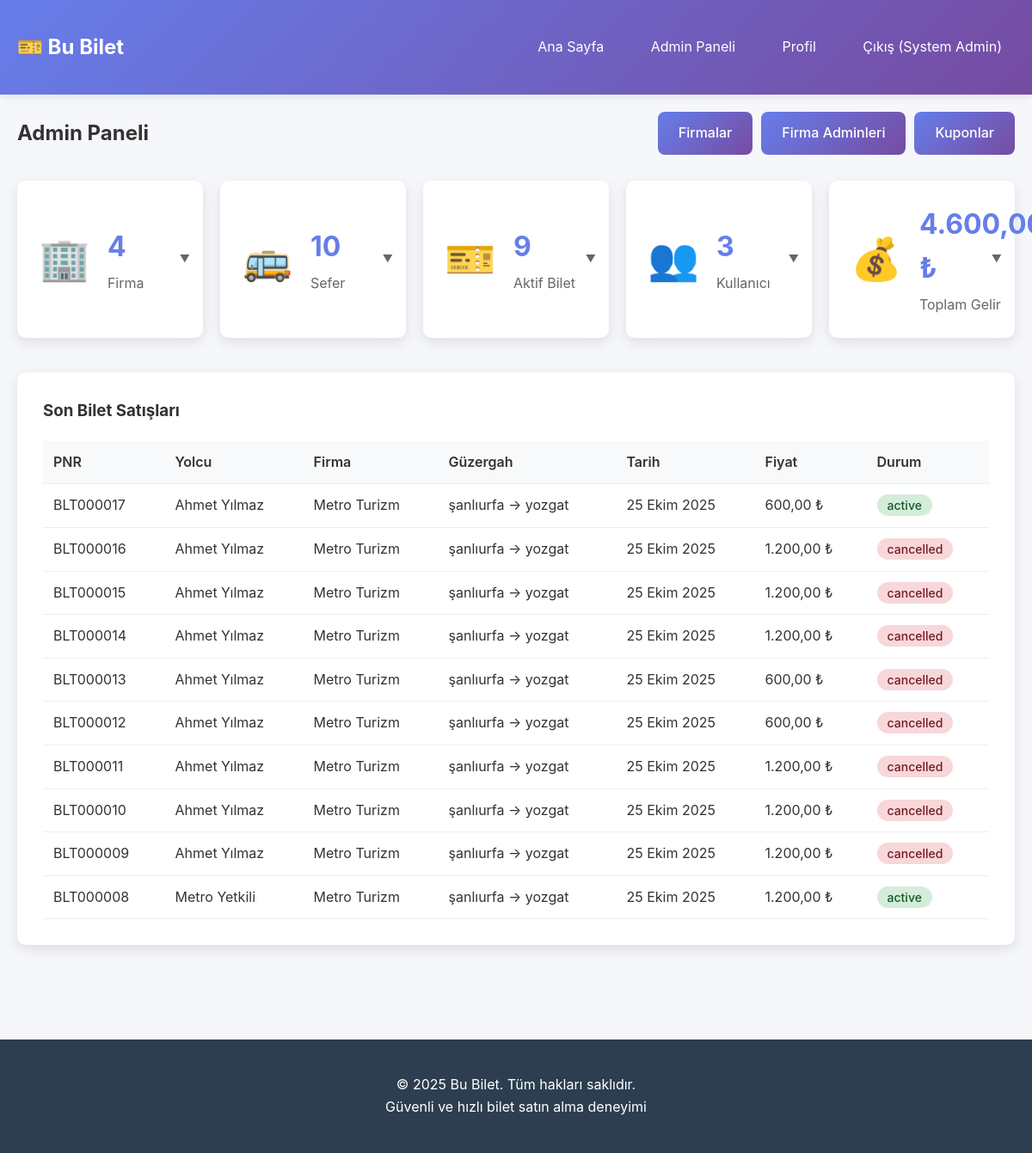
/admin/index.php (signed in), run on the app's committed database.
### tables this page shows
CREATE TABLE tickets (
        id INTEGER PRIMARY KEY AUTOINCREMENT,
        user_id INTEGER NOT NULL,
        trip_id INTEGER NOT NULL,
        seat_number INTEGER NOT NULL,
        price REAL NOT NULL,
        status TEXT DEFAULT 'active',
        coupon_code TEXT,
        discount_amount REAL DEFAULT 0,
        booking_date DATETIME DEFAULT CURRENT_TIMESTAMP,
        FOREIGN KEY (user_id) REFERENCES users(id),
        FOREIGN KEY (trip_id) REFERENCES trips(id)
    );

CREATE TABLE users (
        id INTEGER PRIMARY KEY AUTOINCREMENT,
        email TEXT UNIQUE NOT NULL,
        password TEXT NOT NULL,
        name TEXT NOT NULL,
        phone TEXT,
        role TEXT DEFAULT 'user',
        company_id INTEGER,
        balance REAL DEFAULT 1000.00,
        created_at DATETIME DEFAULT CURRENT_TIMESTAMP,
        FOREIGN KEY (company_id) REFERENCES companies(id)
    );

CREATE TABLE companies (
        id INTEGER PRIMARY KEY AUTOINCREMENT,
        name TEXT UNIQUE NOT NULL,
        logo TEXT,
        phone TEXT,
        email TEXT,
        created_at DATETIME DEFAULT CURRENT_TIMESTAMP
    );

CREATE TABLE trips (
        id INTEGER PRIMARY KEY AUTOINCREMENT,
        company_id INTEGER NOT NULL,
        departure_city TEXT NOT NULL,
        arrival_city TEXT NOT NULL,
        departure_date DATE NOT NULL,
        departure_time TIME NOT NULL,
        arrival_time TIME NOT NULL,
        price REAL NOT NULL,
        total_seats INTEGER DEFAULT 45,
        available_seats INTEGER DEFAULT 45,
        bus_plate TEXT,
        created_at DATETIME DEFAULT CURRENT_TIMESTAMP,
        FOREIGN KEY (company_id) REFERENCES companies(id)
    );

### includes/functions.php (called while the page is built, shortened)
<?php
function formatPrice($price) {
    return number_format($price, 2, ',', '.') . ' ₺';
}
function formatDate($date) {
    $months = [
        'January' => 'Ocak', 'February' => 'Şubat', 'March' => 'Mart',
        'April' => 'Nisan', 'May' => 'Mayıs', 'June' => 'Haziran',
        'July' => 'Temmuz', 'August' => 'Ağustos', 'September' => 'Eylül',
        'October' => 'Ekim', 'November' => 'Kasım', 'December' => 'Aralık'
    ];
    $timestamp = strtotime($date);
    $formatted = date('d F Y', $timestamp);
    foreach ($months as $eng => $tr) {
        $formatted = str_replace($eng, $tr, $formatted);
    }
    return $formatted;
}
?>

### admin/index.php (the view, shortened to what this page needs)
<?php
require_once '../includes/db.php';
require_once '../includes/functions.php';
$stats = [
    'companies' => $db->querySingle("SELECT COUNT(*) FROM companies"),
    'trips' => $db->querySingle("SELECT COUNT(*) FROM trips"),
    'tickets' => $db->querySingle("SELECT COUNT(*) FROM tickets WHERE status = 'active'"),
    'users' => $db->querySingle("SELECT COUNT(*) FROM users WHERE role = 'user'"),
    'revenue' => $db->querySingle("SELECT SUM(price) FROM tickets WHERE status = 'active'")
];
$recentTickets = $db->query("
    SELECT tk.*, u.name as user_name, t.departure_city, t.arrival_city,
           t.departure_date, c.name as company_name
    FROM tickets tk
    JOIN users u ON tk.user_id = u.id
    JOIN trips t ON tk.trip_id = t.id
    JOIN companies c ON t.company_id = c.id
    ORDER BY tk.booking_date DESC
    LIMIT 10
");
?>
<!DOCTYPE html>
<html lang="tr">
<head>
    <link rel="stylesheet" href="../assets/css/style.css">
</head>
<body>
    <?php include '../includes/header.php'; ?>
    <div class="container">
        <div class="admin-header">
            <h2>Admin Paneli</h2>
            <div class="admin-nav">
                <a href="companies.php" class="btn btn-primary">Firmalar</a>
                <a href="company-admins.php" class="btn btn-primary">Firma Adminleri</a>
                <a href="coupons.php" class="btn btn-primary">Kuponlar</a>
            </div>
        </div>
        <div class="stats-grid">
            <div class="stat-card clickable" onclick="toggleDetail('companies-detail')">
                <div class="stat-icon">🏢</div>
                <div class="stat-info">
                    <h3><?= $stats['companies'] ?></h3>
                    <p>Firma</p>
                </div>
                <div class="stat-arrow">▼</div>
            </div>
            <div class="stat-card clickable" onclick="toggleDetail('trips-detail')">
                <div class="stat-icon">🚌</div>
                <div class="stat-info">
                    <h3><?= $stats['trips'] ?></h3>
                    <p>Sefer</p>
                </div>
                <div class="stat-arrow">▼</div>
            </div>
            <div class="stat-card clickable" onclick="toggleDetail('tickets-detail')">
                <div class="stat-icon">🎫</div>
                <div class="stat-info">
                    <h3><?= $stats['tickets'] ?></h3>
                    <p>Aktif Bilet</p>
                </div>
                <div class="stat-arrow">▼</div>
            </div>
            <div class="stat-card clickable" onclick="toggleDetail('users-detail')">
                <div class="stat-icon">👥</div>
                <div class="stat-info">
                    <h3><?= $stats['users'] ?></h3>
                    <p>Kullanıcı</p>
                </div>
                <div class="stat-arrow">▼</div>
            </div>
            <div class="stat-card clickable" onclick="toggleDetail('revenue-detail')">
                <div class="stat-icon">💰</div>
                <div class="stat-info">
                    <h3><?= formatPrice($stats['revenue'] ?: 0) ?></h3>
                    <p>Toplam Gelir</p>
                </div>
                <div class="stat-arrow">▼</div>
            </div>
        </div>
        <div class="admin-section">
            <h3>Son Bilet Satışları</h3>
            <div class="table-responsive">
                <table class="admin-table">
                    <thead>
                        <tr>
                            <th>PNR</th>
                            <th>Yolcu</th>
                            <th>Firma</th>
                            <th>Güzergah</th>
                            <th>Tarih</th>
                            <th>Fiyat</th>
                            <th>Durum</th>
                        </tr>
                    </thead>
                    <tbody>
                        <?php while ($ticket = $recentTickets->fetchArray(SQLITE3_ASSOC)): ?>
                        <tr>
                            <td>BLT<?= str_pad($ticket['id'], 6, '0', STR_PAD_LEFT) ?></td>
                            <td><?= htmlspecialchars($ticket['user_name']) ?></td>
                            <td><?= htmlspecialchars($ticket['company_name']) ?></td>
                            <td><?= htmlspecialchars($ticket['departure_city']) ?> → <?= htmlspecialchars($ticket['arrival_city']) ?></td>
                            <td><?= formatDate($ticket['departure_date']) ?></td>
                            <td><?= formatPrice($ticket['price']) ?></td>
                            <td><span class="badge badge-<?= $ticket['status'] ?>"><?= $ticket['status'] ?></span></td>
                        </tr>
                        <?php endwhile; ?>
                    </tbody>
                </table>
            </div>
        </div>
    </div>
    <?php include '../includes/footer.php'; ?>
</body>
</html>

### assets/css/style.css (style rules this page uses)
* { margin: 0; padding: 0; box-sizing: border-box; }
body { font-family: -apple-system, BlinkMacSystemFont, 'Segoe UI', Roboto, Oxygen, Ubuntu, Cantarell, sans-serif; line-height: 1.6; color: #333; background-color: #f5f7fa; }
.container { max-width: 1200px; margin: 0 auto; padding: 20px; }
.btn { padding: 12px 24px; border: none; border-radius: 8px; cursor: pointer; font-size: 1rem; font-weight: 500; transition: all 0.3s; text-decoration: none; display: inline-block; text-align: center; }
.btn-primary { background: linear-gradient(135deg, #667eea 0%, #764ba2 100%); color: white; }
.admin-header { display: flex; justify-content: space-between; align-items: center; margin-bottom: 30px; }
.admin-nav { display: flex; gap: 10px; }
.stats-grid { display: grid; grid-template-columns: repeat(auto-fit, minmax(200px, 1fr)); gap: 20px; margin-bottom: 40px; }
.stat-card { background: white; padding: 25px; border-radius: 10px; box-shadow: 0 5px 15px rgba(0,0,0,0.1); display: flex; align-items: center; gap: 20px; }
.stat-icon { font-size: 3rem; }
.stat-info h3 { font-size: 2rem; margin-bottom: 5px; color: #667eea; }
.stat-info p { color: #666; }
.admin-section { background: white; padding: 30px; border-radius: 10px; box-shadow: 0 5px 15px rgba(0,0,0,0.1); margin-bottom: 30px; }
.admin-section h3 { margin-bottom: 20px; color: #333; }
.table-responsive { overflow-x: auto; }
.admin-table { width: 100%; border-collapse: collapse; }
.admin-table th { background: #f8f9fa; font-weight: 600; color: #333; }
.badge { padding: 4px 12px; border-radius: 20px; font-size: 0.875rem; font-weight: 500; }
.badge-active { background: #d4edda; color: #155724; }
.badge-cancelled { background: #f8d7da; color: #721c24; }

### admin/index.php (style rules this page uses)
.stat-card { position: relative; transition: all 0.3s ease; }
.stat-card.clickable { cursor: pointer; }
.stat-arrow { position: absolute; right: 15px; top: 50%; transform: translateY(-50%); font-size: 12px; color: #666; transition: transform 0.3s ease; }

### data on the page
tickets: id "000017", user.name "Ahmet Yılmaz", companies.name "Metro Turizm", trip.departure_city "şanlıurfa", trip.arrival_city "yozgat", trip.departure_date "25 Ekim 2025", price "600,00 ₺", status "active"
tickets: id "000016", user.name "Ahmet Yılmaz", companies.name "Metro Turizm", trip.departure_city "şanlıurfa", trip.arrival_city "yozgat", trip.departure_date "25 Ekim 2025", price "1.200,00 ₺", status "cancelled"
tickets: id "000015", user.name "Ahmet Yılmaz", companies.name "Metro Turizm", trip.departure_city "şanlıurfa", trip.arrival_city "yozgat", trip.departure_date "25 Ekim 2025", price "1.200,00 ₺", status "cancelled"
tickets: id "000014", user.name "Ahmet Yılmaz", companies.name "Metro Turizm", trip.departure_city "şanlıurfa", trip.arrival_city "yozgat", trip.departure_date "25 Ekim 2025", price "1.200,00 ₺", status "cancelled"
tickets: id "000013", user.name "Ahmet Yılmaz", companies.name "Metro Turizm", trip.departure_city "şanlıurfa", trip.arrival_city "yozgat", trip.departure_date "25 Ekim 2025", price "600,00 ₺", status "cancelled"
tickets: id "000012", user.name "Ahmet Yılmaz", companies.name "Metro Turizm", trip.departure_city "şanlıurfa", trip.arrival_city "yozgat", trip.departure_date "25 Ekim 2025", price "600,00 ₺", status "cancelled"
tickets: id "000011", user.name "Ahmet Yılmaz", companies.name "Metro Turizm", trip.departure_city "şanlıurfa", trip.arrival_city "yozgat", trip.departure_date "25 Ekim 2025", price "1.200,00 ₺", status "cancelled"
tickets: id "000010", user.name "Ahmet Yılmaz", companies.name "Metro Turizm", trip.departure_city "şanlıurfa", trip.arrival_city "yozgat", trip.departure_date "25 Ekim 2025", price "1.200,00 ₺", status "cancelled"
tickets: id "000009", user.name "Ahmet Yılmaz", companies.name "Metro Turizm", trip.departure_city "şanlıurfa", trip.arrival_city "yozgat", trip.departure_date "25 Ekim 2025", price "1.200,00 ₺", status "cancelled"
tickets: id "000008", user.name "Metro Yetkili", companies.name "Metro Turizm", trip.departure_city "şanlıurfa", trip.arrival_city "yozgat", trip.departure_date "25 Ekim 2025", price "1.200,00 ₺", status "active"

### other printed values
$_SESSION['name'] "System Admin"
$stats['companies'] "4"
$stats['trips'] "10"
$stats['tickets'] "9"
$stats['users'] "3"
